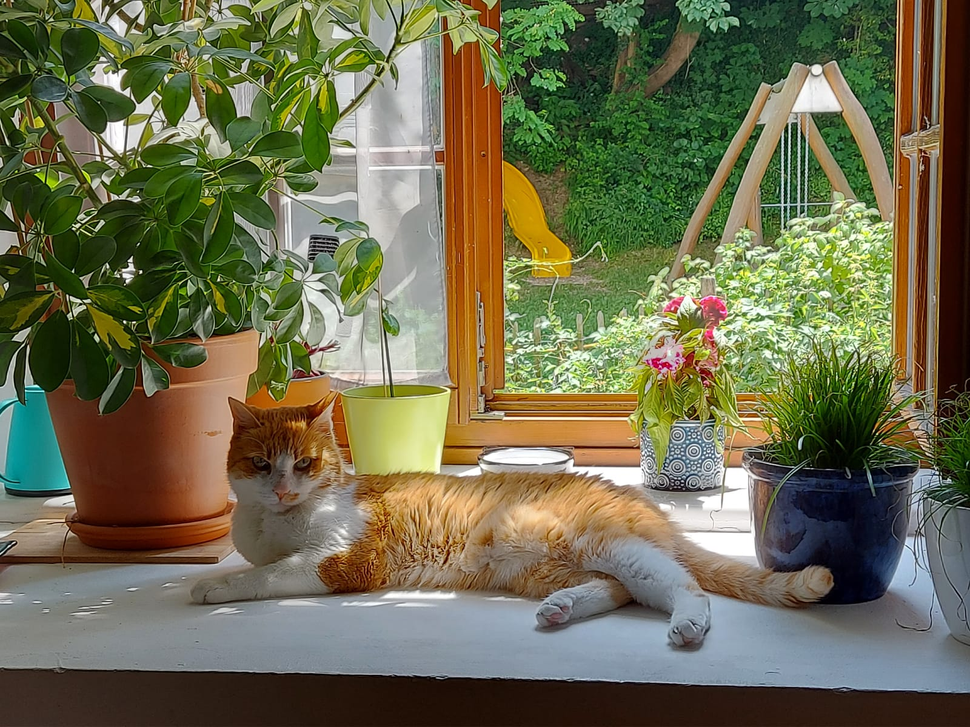
#> input picture docs/neo.png, 970 x 727 px, shrunk from 1600 x 1200 before the run
$ python adaptiveThreshold.py
#> lines starting #> are read from the running program, lines starting #| are printed output that depends on the picture; after the words box and inside, x2 and y2 are one past the last pixel; in counts of white or black regions, pixels touching at a corner belong together
import os
import cv2
import numpy as np
from tqdm import tqdm
import matplotlib.pyplot as plt


class AdaptiveThreshold:
    """
    Calculate the local threshold for each pixel using:
    1. the mean of a square neighborhood centered at the pixel (i, j)
    2. a Gaussian filter
    """

    def __init__(self,
                 image_path: str,
                 blockSize: int = 11,
                 C: int = 2,
                 max_value: int = 255,
                 sigma: float = 2) -> None:

        if blockSize % 2 != 1 and blockSize <= 0:
            raise ValueError("block_size must be an odd positive integer")
        elif sigma < 0:
            raise ValueError("sigma must be an positive")

        self.image = cv2.imread(image_path, cv2.IMREAD_GRAYSCALE)
        self.blockSize = blockSize
        self.C = C
        self.max_value = max_value
        self.sigma = sigma

    def adaptive_thresholdMean(self) -> np.ndarray:
        height, width = self.image.shape
        new_image = np.zeros(shape=self.image.shape, dtype=np.uint8)

        for i in tqdm(range(height), total=height, desc="Average Thresholding"):
            for j in range(width):

                left = np.maximum(0, i - self.blockSize // 2)
                top = np.maximum(0, j - self.blockSize // 2)
                right = np.minimum(height - 1, i + self.blockSize // 2)
                down = np.minimum(width - 1, j + self.blockSize // 2)

                visible_area = self.image[left:right + 1, top:down + 1]
                thresh = np.mean(visible_area) - self.C

                if self.image[i, j] >= thresh:
                    new_image[i, j] = self.max_value

        return new_image


    def adaptive_thresholdGaussian(self) -> np.ndarray:
        # create kernel
        kernel = np.zeros((self.blockSize, self.blockSize))
        center = self.blockSize // 2

        for i in range(self.blockSize):
            for j in range(self.blockSize):
                x = i - center - 1
                y = j - center - 1
                kernel[i, j] = np.exp(-(x ** 2 + y ** 2) / (2 * self.sigma ** 2))

        # to blur the image, we have to average the kernel by the sum of the kernel elements
        kernel = kernel / np.sum(kernel)

        # Create the blurred image
        blurred_image = np.zeros_like(self.image)
        padded_image = np.pad(self.image, ((center, center), (center, center)))

        # convolution with image
        height, width = self.image.shape
        for i in tqdm(range(center, height + center), total=height, desc="Gaussian Thresholding"):
            for j in range(center, width + center):
                patch = padded_image[i - center: i + center + 1, j - center: j + center + 1]
                # R_i_j = H_i_j * F_i_j
                blurred_image[i - center, j - center] = np.sum(patch * kernel)

        blurred_image = blurred_image - self.C

        new_image = np.zeros(shape=self.image.shape, dtype=np.uint8)
        new_image[self.image >= blurred_image] = self.max_value

        return new_image


def main():
    path = "../docs/neo.png"
    gray_image = cv2.imread(path, cv2.IMREAD_GRAYSCALE)
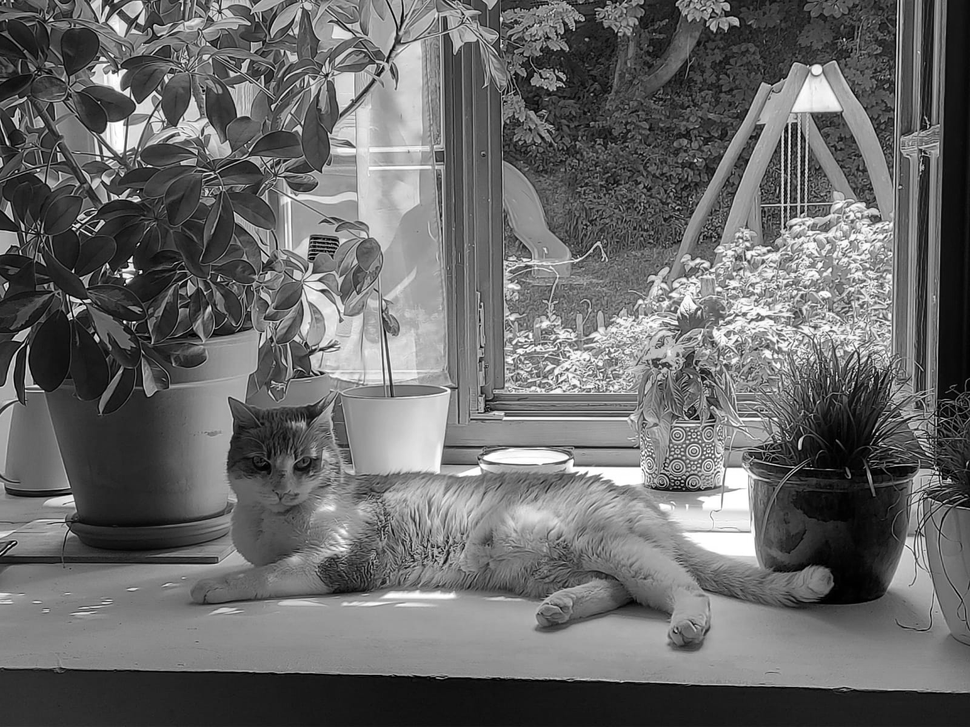
#> gray_image: shape (727, 970); min 0, max 255, mean 105.2

    thresholder = AdaptiveThreshold(image_path=path)

    thresholding_mean = cv2.adaptiveThreshold(src=gray_image, maxValue=255,
                                              adaptiveMethod=cv2.ADAPTIVE_THRESH_MEAN_C,
                                              thresholdType=cv2.THRESH_BINARY, blockSize=11, C=2)
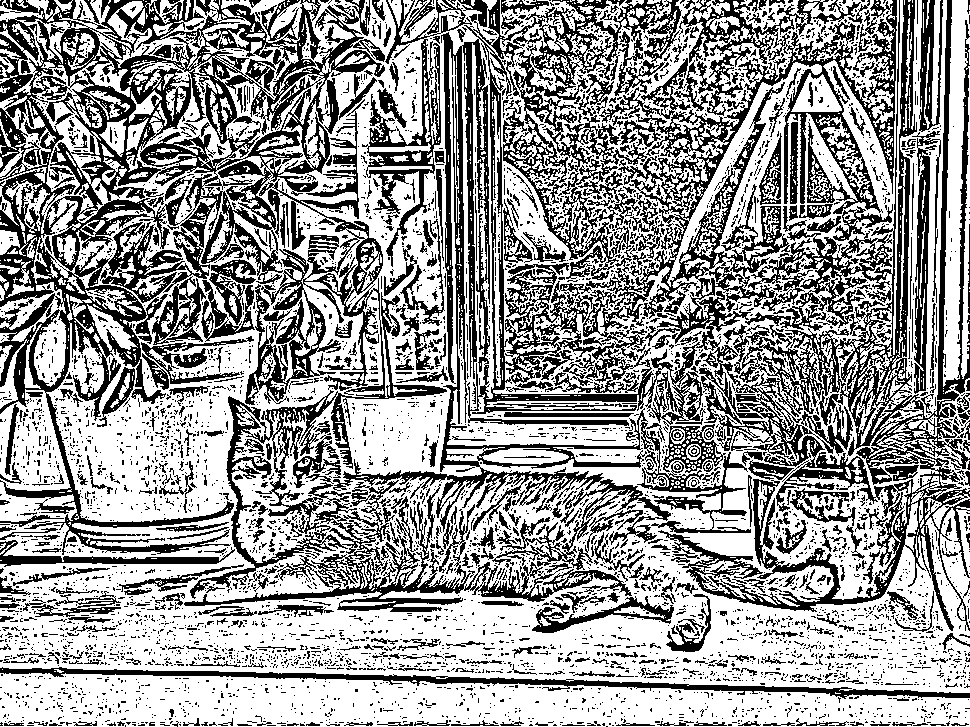
#> thresholding_mean: shape (727, 970); 60.4% white; 5429 black regions (4852 under 20 px), largest, box (x1, y1, x2, y2) and area: (333, 0, 897, 570) 73581, (0, 0, 385, 555) 54978, (658, 0, 970, 631) 36460
    thresholding_gaussian = cv2.adaptiveThreshold(src=gray_image, maxValue=255,
                                                  adaptiveMethod=cv2.ADAPTIVE_THRESH_GAUSSIAN_C,
                                                  thresholdType=cv2.THRESH_BINARY, blockSize=11, C=2)
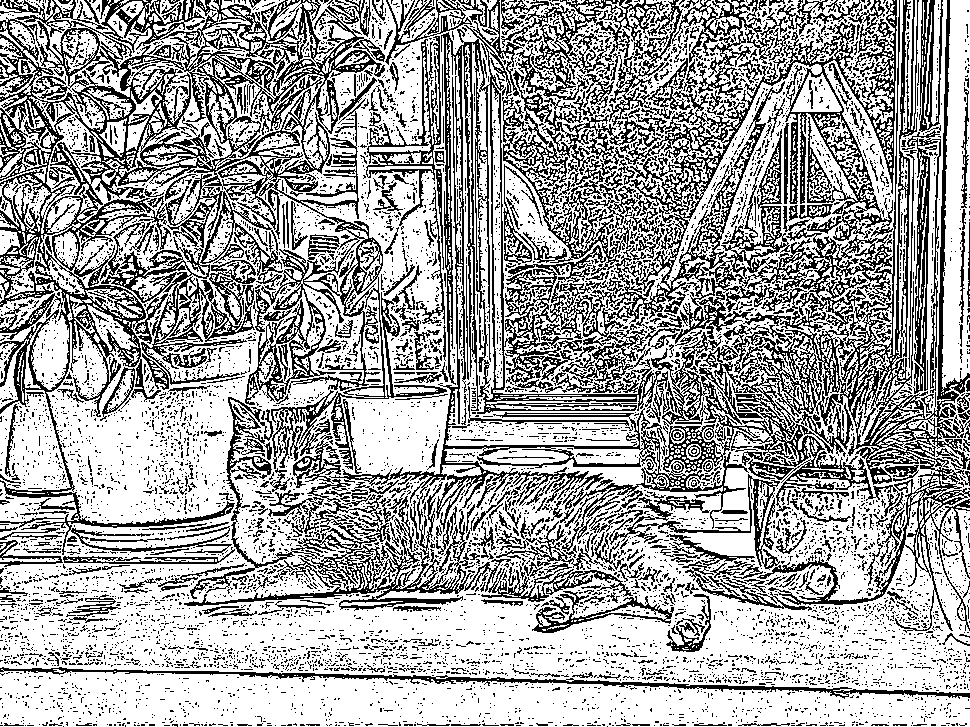
#> thresholding_gaussian: shape (727, 970); 65% white; black in thin lines or dots

    fig, ax = plt.subplots(nrows=2, ncols=2, figsize=(10, 5))
    fig.suptitle('Comparison of thresholding results', fontsize=16)
    fig.tight_layout()
    ax[0, 0].imshow(thresholding_mean)
    ax[0, 0].set_title('openCV: mean')
    ax[0, 1].imshow(thresholding_gaussian)
    ax[0, 1].set_title('openCV: gaussian')
    ax[1, 0].imshow(thresholder.adaptive_thresholdMean())
#> after the loop in adaptive_thresholdMean, `for i in tqdm(range(height), total=height, desc="Average Thresholding"):`:
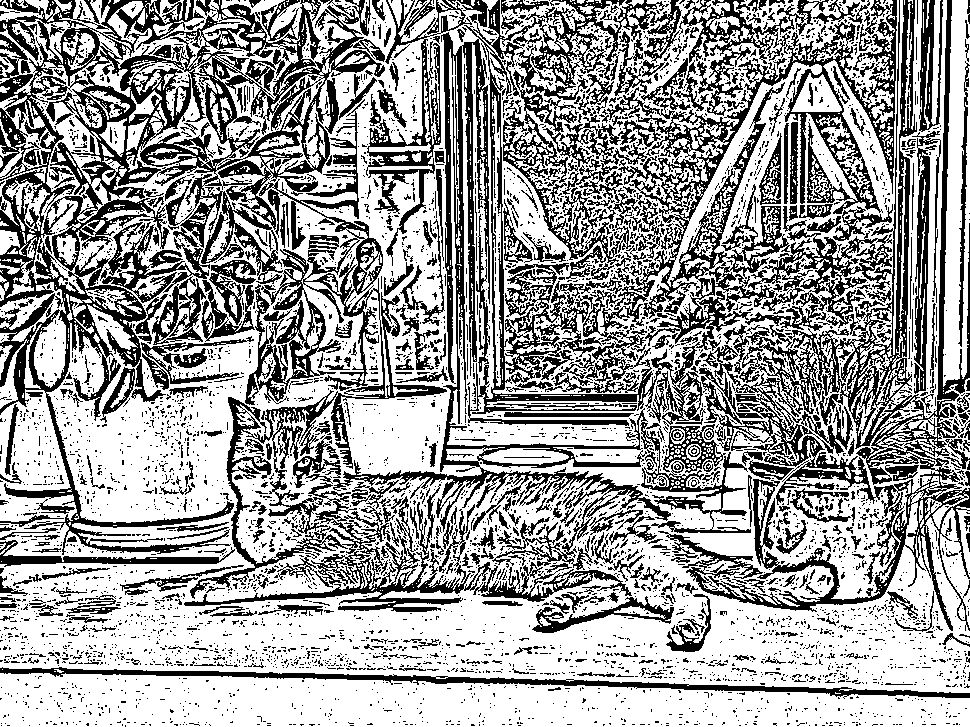
#> new_image: shape (727, 970); 62.6% white; 5200 black regions (4681 under 20 px), largest, box (x1, y1, x2, y2) and area: (333, 0, 897, 570) 67286, (0, 0, 385, 555) 52287, (658, 0, 970, 631) 33363
    ax[1, 0].set_title('Custom: mean')
    ax[1, 1].imshow(thresholder.adaptive_thresholdGaussian())
#> in adaptive_thresholdGaussian, `padded_image = np.pad(self.image, ((center, center), (center, center)))`:
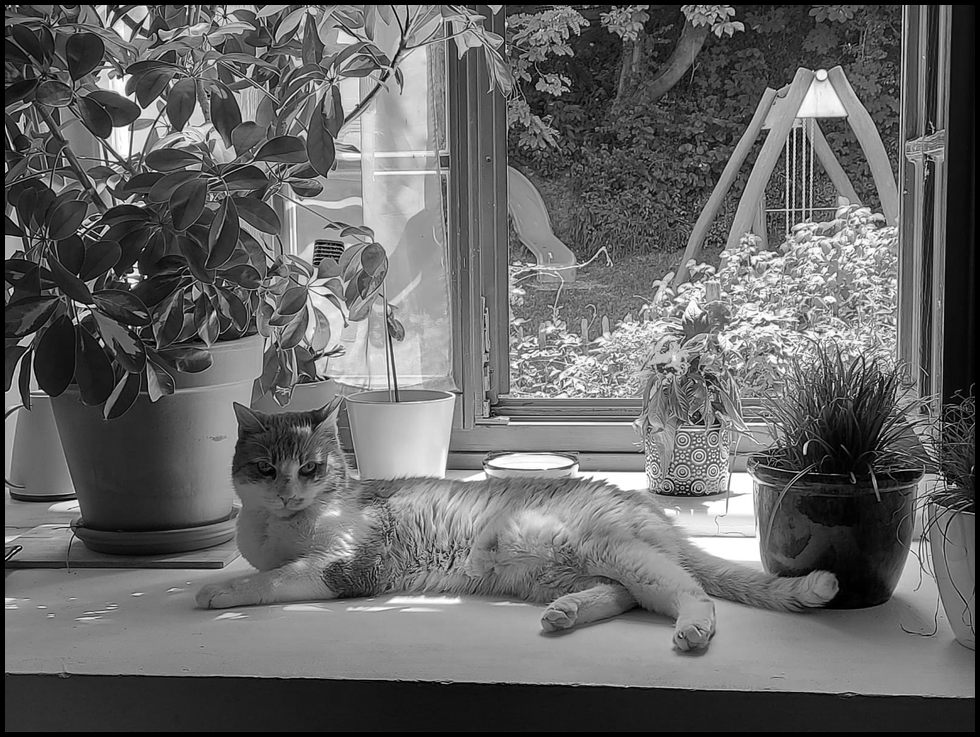
#> padded_image: shape (737, 980); min 0, max 255, mean 102.7
#> after the loop in adaptive_thresholdGaussian, `for i in tqdm(range(center, height + center), total=height, desc="Gaus..`:
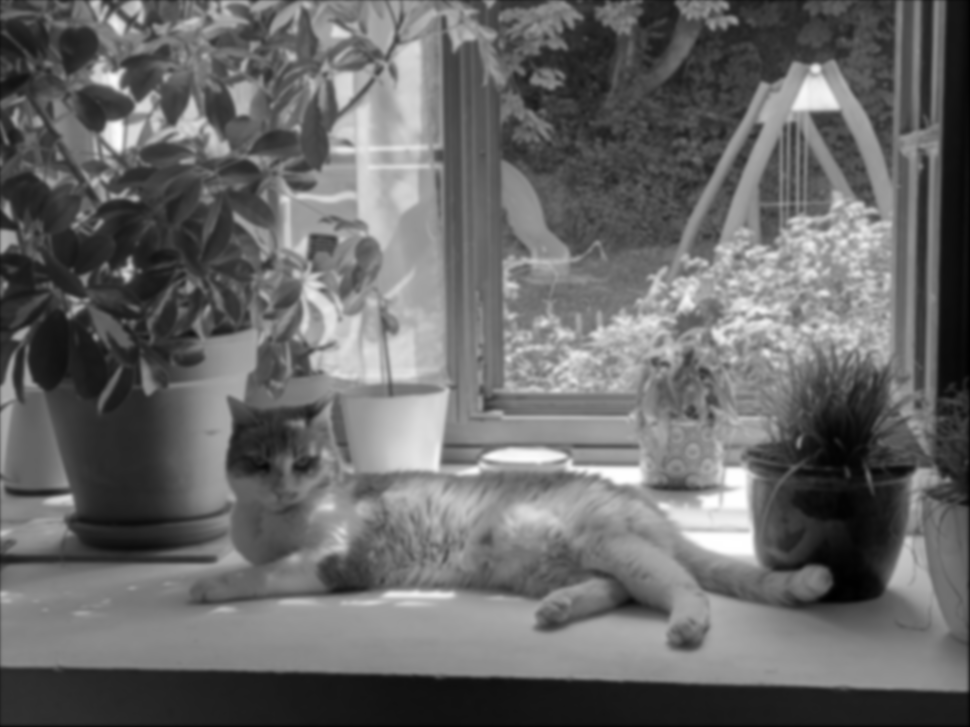
#> blurred_image: shape (727, 970); min 0, max 255, mean 104.4
    ax[1, 1].set_title('Custom: gaussian')

    plot_path = os.path.dirname(path)
    plot_path = os.path.join(plot_path, "thresholding_result.png")
    plt.savefig(plot_path)
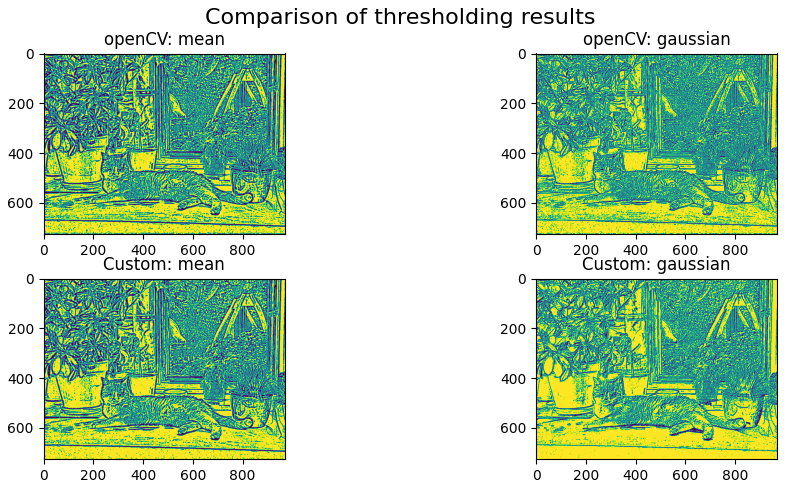
#> figure drawn by matplotlib, 4 panels
    plt.show()


if __name__ == "__main__":
    main()
